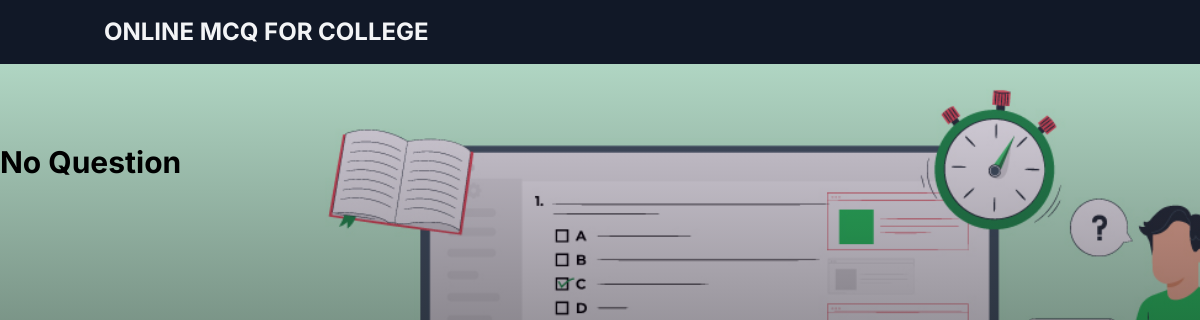
/listQ (signed in), run on an earlier commit of the app's database.
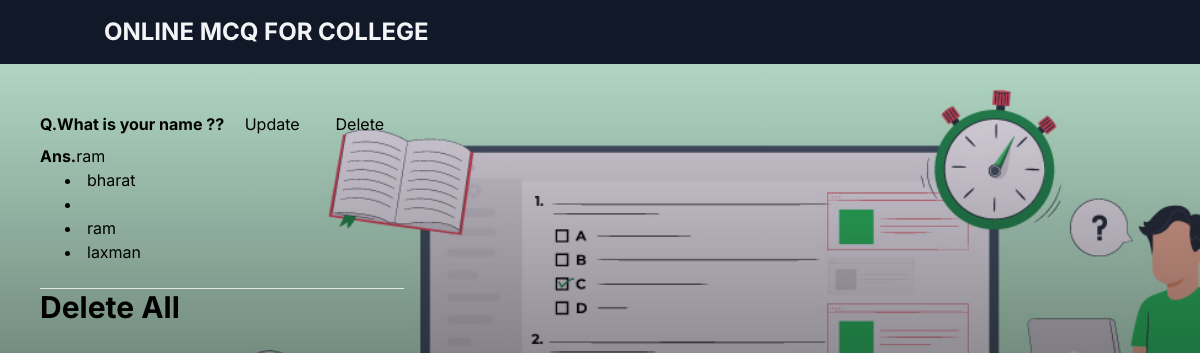
And on a later commit of the database.
### base/models.py (models this page shows, shortened)
class Question(models.Model):
    question = models.CharField(max_length=500,default="x",blank=False)
    correct = models.CharField(max_length=200,default="x", blank=False)
    options = models.TextField(default='options')
    level = models.CharField(max_length=1, default='E', blank=True, choices=level)
    subject = models.ForeignKey(Subject, on_delete=models.CASCADE, null=True)
    created_at = models.DateTimeField(auto_now_add=True,null=True,blank=True)

### base/views.py (the view)
# urls.py: path('listQ',views.listQuestion, name='list'),
def listQuestion(request):
    if request.user.is_staff:
        questions = Question.objects.all().order_by('-created_at')
        jsonDec = json.decoder.JSONDecoder()
        condition = len(questions) == 0
        return render(request,'base/listQ.html',{'questions':questions,'condition':condition})
    else:
        messages.error(request, 'You cannot Access this page!')
        return  redirect('homepage')

### base/templatetags/custom_tags.py (called while the page is built)
@register.filter(name='get_options')
def get_options(value):
    option = json.loads(value)
    random.shuffle(option)
    return option

### base/templates/base/listQ.html (shortened to what this page needs)
{% extends 'base.html' %}
{% load custom_tags %}
{% block content %}
{% if request.user.is_staff %}
<div class="px-10 py-10">
        {% for question in questions %}
        <div>
          <p><b>Q.{{ question.question }}?</b> <button class="px-10 bg-transparent hover:bg-gray-300 py-2 px-4 rounded"><a href="{% url "update" question.id %}">Update</button><button class="px-5 bg-transparent hover:bg-gray-300 py-2 px-4 rounded" onclick="return confirm('Are you sure you want to delete?')"></a> <a href="{% url 'delete' question.id %}">Delete</a></button> </p>
          <p><b>Ans.</b>{{ question.correct }}</p>
          {% for option in question.options|get_options %}
            <label>
              <li style="padding-left:25px;">
              {{ option }}
              <br>
            </li>
            </label>
          {% endfor %}
          <br><hr>
        {% endfor %}
          </div>
          {% if condition == True %}
          <h1 class="text-3xl font-bold">No Question</h1>
          {% else %}
          <a href="{% url 'confirm' %}"><h1 class="text-3xl font-bold">Delete All</h1></a>
          {% endif %}
{% endif %}
{% endblock %}

### templates/base.html (shortened to what this page needs)
{% load static %}
<!DOCTYPE html>
<html lang="en">
  <head>
    <link rel="stylesheet" type="text/css" href="{% static 'css/base.css' %}" />
    <link
      rel="stylesheet"
      href="https://use.fontawesome.com/releases/v5.0.8/css/all.css"
    />
    <script src="https://cdn.tailwindcss.com"></script>
  </head>
  <body
    style="
      background: linear-gradient(
          0deg,
          rgba(5, 5, 5, 0.9),
          rgba(66, 4, 126, 0.1)
        ),
        url('{% static 'images/background.png' %}');
      background-repeat: no-repeat;
      background-size: cover;
      background-attachment: fixed;
    "
    class="min-h-screen flex flex-col items-start justify-start"
  >
    <nav class="w-full fixed">
      <div class="bg-gray-900 text-gray-100 h-16 flex items-center">
        <a
          class="p-4 container mx-auto text-2xl font-bold uppercase"
          href="{% url 'homepage' %}"
          >Online MCQ for College</a
        >
      </div>
    </nav>
    <main class="mt-16">{% block content %} {% endblock %}</main>
  </body>
</html>

What changed in the data, as far as the page shows it:
added Question: question "What is your name ?", correct "ram", options "bharat" "ram" "laxman"
Also different on the page:
text no longer shown: "No Question"
text now shown: "Delete All"
